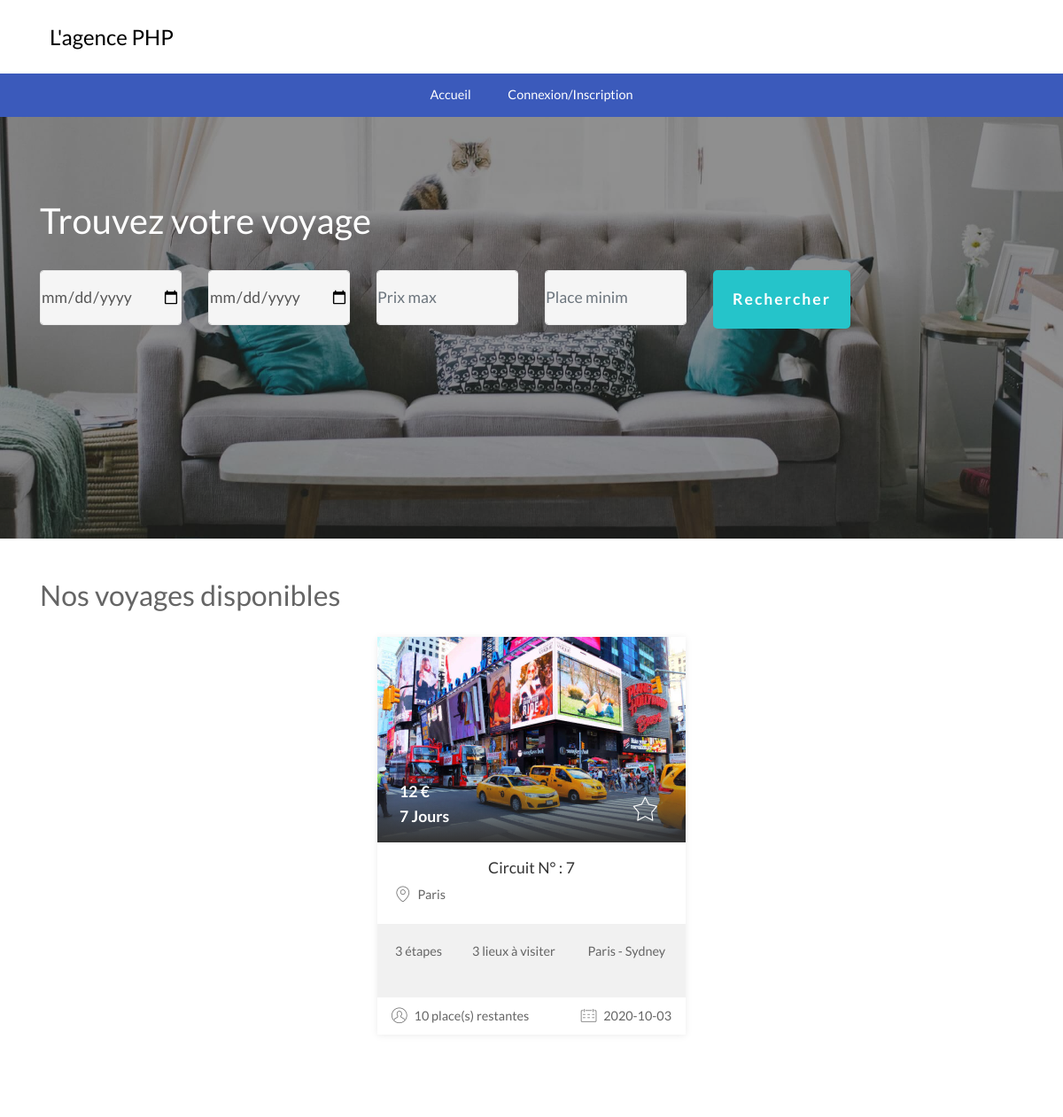
/, run on an earlier commit of the app's database.
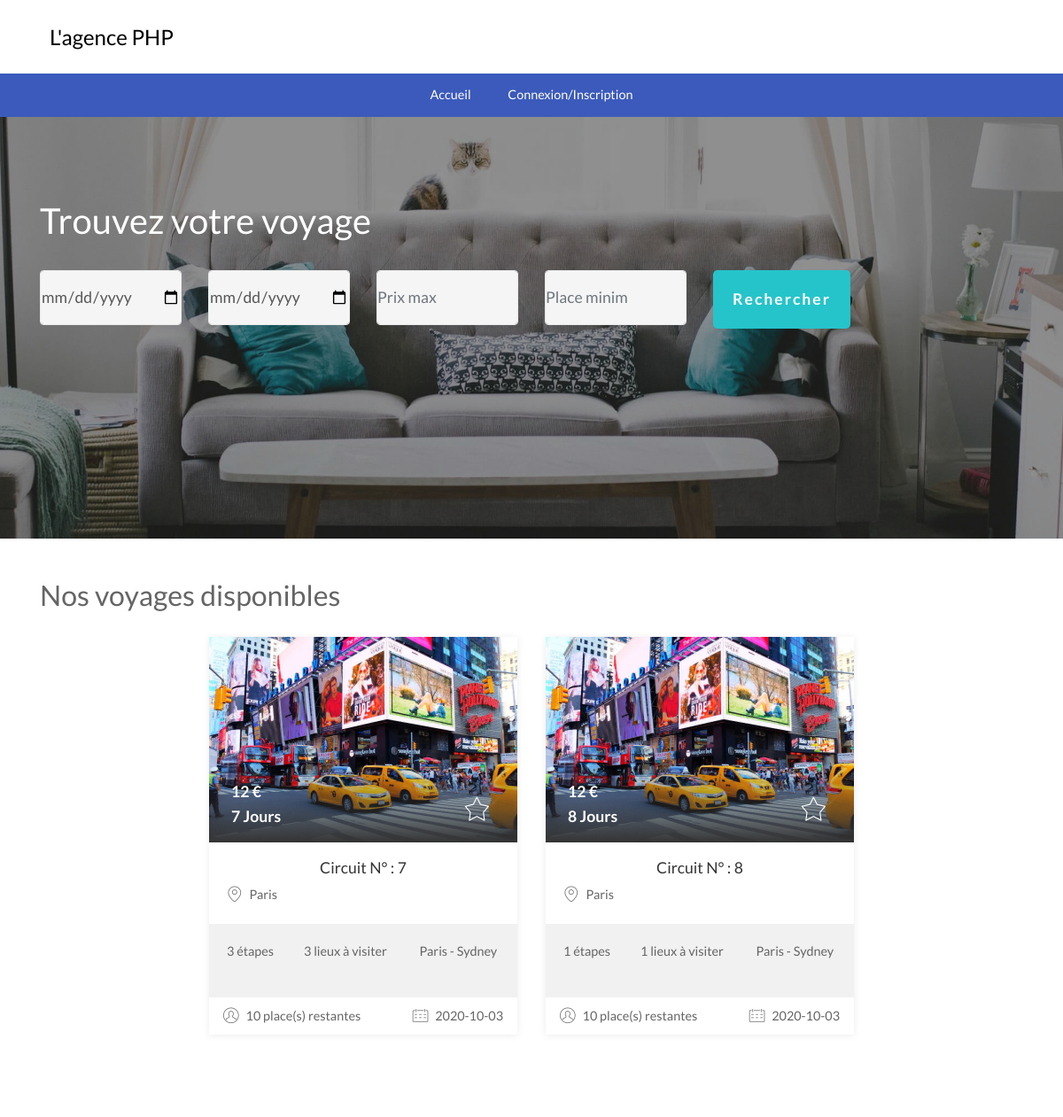
And on a later commit of the database.
### tables this page shows
CREATE TABLE IF NOT EXISTS `circuit` (
  `IdCircuit` int(11) NOT NULL AUTO_INCREMENT,
  `Descriptif` varchar(50) DEFAULT NULL,
  `VilleDepart` varchar(50) DEFAULT NULL,
  `PaysDepart` varchar(50) DEFAULT NULL,
  `VilleArrivee` varchar(50) DEFAULT NULL,
  `PaysArrivee` varchar(50) DEFAULT NULL,
  `DateDepart` date DEFAULT NULL,
  `NbrPlaceDispo` int(11) DEFAULT NULL,
  `Duree` time DEFAULT NULL,
  `PrixInscription` decimal(10,0) DEFAULT NULL,
  PRIMARY KEY (`IdCircuit`)
);

### class/circuit.class.php (called while the page is built, shortened)
<?php
Class Circuit{
    public $_idCircuit;
    public $_VilleDepart;
    public $_VilleArrivee;
    public $_DateDepart;
    public $_nbretape;
    public function __construct($tab){
      $this->_idCircuit = $tab["IdCircuit"];
      $this->_VilleDepart = $tab["VilleDepart"];
      $this->_VilleArrivee = $tab["VilleArrivee"];
      $this->_DateDepart = $tab["DateDepart"];
      $this->_nbretape = $tab["NbrEtape"];
    }
    public function getidcircuit(){
      return $this->_idCircuit;
    }
    public function getvilledepart(){
      return $this->_VilleDepart;
    }
    public function getvillearrivee(){
      return $this->_VilleArrivee;
    }
    public function getdatedepart(){
      return $this->_DateDepart;
    }
    public function getnbretape(){
      return $this->_nbretape;
    }
}
?>

### index.php (the view, shortened to what this page needs)
<!DOCTYPE html>
<?php
require 'class/circuit.class.php';
$bdd=databaseconnexion();
?>
<html>
<head>
  <link rel="stylesheet" href="assets/web/assets/mobirise-icons/mobirise-icons.css">
  <link rel="stylesheet" href="assets/tether/tether.min.css">
  <link rel="stylesheet" href="assets/bootstrap/css/bootstrap.min.css">
  <link rel="stylesheet" href="assets/bootstrap/css/bootstrap-grid.min.css">
  <link rel="stylesheet" href="assets/bootstrap/css/bootstrap-reboot.min.css">
  <link rel="stylesheet" href="assets/dropdown/css/style.css">
  <link rel="stylesheet" href="assets/formstyler/jquery.formstyler.css">
  <link rel="stylesheet" href="assets/formstyler/jquery.formstyler.theme.css">
  <link rel="stylesheet" href="assets/theme/css/style.css">
  <link rel="stylesheet" href="assets/recaptcha.css">
  <link rel="preload" as="style" href="assets/mobirise/css/mbr-additional.css"><link rel="stylesheet" href="assets/mobirise/css/mbr-additional.css" type="text/css">
</head>
<body>
  <section class="extMenu6 menu cid-rXy0Arh5ls" once="menu" id="extMenu3-0">
    <nav class="navbar navbar-dropdown align-items-center navbar-fixed-top navbar-toggleable-sm">
        <div class="menu-content-top">
            <div class="menu-logo">
                <div class="navbar-brand">
                    <span class="navbar-caption-wrap"><a href="index.html" class="brand-link mbr-black display-5"> L'agence PHP</a></span>
                </div>
            </div>
        </div>
        <div class="menu-bottom">
            <div class="collapse navbar-collapse" id="navbarSupportedContent">
                <ul class="navbar-nav nav-dropdown js-float-line" data-app-modern-menu="true">
                    <li class="nav-item">
                        <a class="nav-link link mbr-black text-white display-4" href="/index.php">Accueil</a>
                    </li>
                    <li class="nav-item">
                        <?php
                        if(isset($_SESSION['Mail'])){
                         ?>
                        <a class="nav-link link mbr-black text-white display-4" href="moncompte.php">Mes reservations</a>
                        <?php
                        } else {
                         ?>
                         <a class="nav-link link mbr-black text-white display-4" href="login.php">Connexion/Inscription</a>
                         <?php
                         }
                          ?>
                        </li>
                </ul>
            </div>
        </div>
    </nav>
</section>
<section class="header2 cid-rzN0ljTJsp" id="header2-3">
    <div class="mbr-overlay" style="opacity: 0.5; background-color: rgb(35, 35, 35);">
    </div>
    <div class="container">
        <h1 class="mbr-section-title mbr-normal align-left mbr-white pb-4 mbr-fonts-style display-1">Trouvez votre voyage</h1>
        <div class="row justify-content-center">
            <div class="media-container-column col-lg-12 col-md-10 col-sm-12 align-center" data-form-type="formoid">
                <form  method="POST" class="mbr-form form-with-styler" action="index.php">
                    <div class="dragArea row">
                        <div data-for="message" class="col-lg-2 col-md-4 form-group">
                            <input name="date1" type="date" name="message" placeholder="" data-form-field="Message" class="form-control input display-7" id="message-header2-3">
                        </div>
                        <div data-for="message" class="col-lg-2 col-md-4 form-group">
                            <input name="date2" type="date" name="message" placeholder="" data-form-field="Message" class="form-control input display-7" id="message-header2-3">
                        </div>
                        <div data-for="message" class="col-lg-2 col-md-4 form-group">
                            <input name="prix" type="text" name="message" placeholder="Prix max" data-form-field="Message" class="form-control input display-7" id="message-header2-3">
                        </div>
                        <div data-for="message" class="col-lg-2 col-md-4 form-group">
                            <input name="place" type="text" name="message" placeholder="Place minim" data-form-field="Message" class="form-control input display-7" id="message-header2-3">
                        </div>
                        <div name"filtrer" class="col-auto input-group-btn"><button name="filtrer" type="submit" class="btn btn-form btn-secondary display-7">Rechercher</button></div>
                    </div>
                </form>
            </div>
        </div>
    </div>
</section>
<section class="features4 cid-rzMXdfrRCn" id="features04-2">
    <div class="container">
        <center><h2 class="mbr-section-title pb-1 mbr-normal mbr-fonts-style align-left display-2">Nos voyages disponibles</h2><center/>
        <div class="row row-content justify-content-center">
          <?php
          if (isset($_POST['filtrer'])) {
            $sql = 'SELECT DateDepart, Duree FROM circuit';
            $req = mysqli_query($bdd, $sql);
              while($donnees = mysqli_fetch_array($req)){
                $jour=$donnees['DateDepart'];
                $DateArrive=date('Y-m-d', strtotime($jour. ' + '. $donnees['Duree'].' days'));
                $sql2 = 'SELECT c.IdCircuit, Descriptif, VilleDepart, PaysDepart, VilleArrivee, PaysArrivee, DateDepart, NbrPlaceDispo, c.Duree, PrixInscription, count(e.IdCircuit) as NbrEtape from circuit c, etape e where c.IdCircuit= e.IdCircuit AND c.PrixInscription<"'.$_POST['prix'].'" AND c.NbrPlaceDispo>"'.$_POST['place'].'" AND c.DateDepart BETWEEN "'.$_POST['date1'].'" and "'.$_POST['date2'].'" AND "'.$_POST['date2'].'">"'.$DateArrive.'"  GROUP BY c.IdCircuit;';
                $req2 = mysqli_query($bdd, $sql2);
            } } else {
          $sql2 = 'SELECT c.IdCircuit, Descriptif, VilleDepart, PaysDepart, VilleArrivee, PaysArrivee, DateDepart, NbrPlaceDispo, c.Duree, PrixInscription, count(e.IdCircuit) as NbrEtape from circuit c, etape e where c.IdCircuit= e.IdCircuit GROUP BY c.IdCircuit;';
          $req2 = mysqli_query($bdd, $sql2); }
          if (!empty($req2)) {
            while($donnees = mysqli_fetch_array($req2)){
              $circuit = new Circuit($donnees);
          ?>
            <div class="card p-3 col-12 col-md-6 col-lg-4">
                <div class="card-wrapper">
                  <a href="circuit.php?idcircuit=<?= $circuit->getidcircuit()?>">
                    <div class="card-img">
                        <img src="assets/images/guestblogger-newyorknl-north-america-usa-newyork-times-square-yellow-cab-medium-696x464.jpg" title="" alt="">
                        <div class="card-box">
                            <h4 class="card-title mbr-fonts-style mbr-white mbr-bold display-7">12 €&nbsp; &nbsp; &nbsp; &nbsp; &nbsp; &nbsp; &nbsp; &nbsp; &nbsp; &nbsp; &nbsp; &nbsp;
                                &nbsp; &nbsp;
                                <br><?= $circuit->getidcircuit()?> Jours</h4>
                            <div class="mbr-iconfont mbr-iconfont-social icobig mbri-star" media-simple="true"></div>
                        </div>
                    </div>
                    <a/>
                    <div class="text-box">
                        <h4 class="card-title2 mbr-fonts-style mbr-normal display-7"><?='Circuit N° : '. $circuit->getidcircuit() ?></h4>
                        <div class="ico-box">
                            <span class="pr-2 mbr-iconfont mbr-iconfont-social ico2 mbri-pin"></span>
                            <p class="mbr-text mbr-fonts-style phone mbr-normal display-4"><?= $circuit->getvilledepart() ?></p>
                        </div>
                    </div>
                    <div class="p-box">
                        <p class="mbr-text mbr-fonts-style mbr-normal card-text display-4"><?= $circuit->getnbretape() ?> étapes<br>
                        </p>
                        <p class="mbr-text mbr-fonts-style mbr-normal card-text display-4"><?= $circuit->getnbretape() ?> lieux à visiter&nbsp;<br>&nbsp;
                            <br>
                        </p>
                        <p class="mbr-text mbr-fonts-style mbr-normal card-text display-4"><?=$circuit->getvilledepart() ?> - <?=$circuit->getvillearrivee() ?>&nbsp;<br>
                            <br>
                        </p>
                    </div>
                    <div class="ico-wrap">
                        <div class="ico-box">
                            <span class="px-2 mbr-iconfont mbr-iconfont-social ico2 mbri-user"></span>
                            <p class="mbr-text mbr-fonts-style phone mbr-normal display-4">10 place(s) restantes</p>
                        </div>
                        <div class="ico-box">
                            <span class="px-2 mbr-iconfont mbr-iconfont-social ico2 mbri-calendar"></span>
                            <p class="mbr-text pr-2 mbr-fonts-style phone mbr-normal display-4"><?= $circuit->getdatedepart() ?></p>
                        </div>
                    </div>
                </div>
            </div>
            <?php
            }
          }
            ?>
        </div>
    </div>
</section>
</body>
</html>

### assets/dropdown/css/style.css (style rules this page uses)
.navbar-dropdown { left: 0; padding: 0; position: absolute; right: 0; top: 0; transition: all 0.45s ease; z-index: 1030; background: #282828; }
.navbar-dropdown.navbar-fixed-top { position: fixed; }
.navbar-dropdown .navbar-brand span { vertical-align: -4px; }
.nav-dropdown { font-size: 0.75rem; font-weight: 500; height: auto !important; }
.nav-dropdown .link { margin: .667em 1.667em; font-weight: 500; padding: 0; transition: color .2s ease-in-out; }
.nav-dropdown .link::after, .nav-dropdown .dropdown-item::after { color: inherit; }

### assets/theme/css/style.css (style rules this page uses)
section { background-color: #eeeeee; }
section, .container, .container-fluid { position: relative; word-wrap: break-word; }
a { font-style: normal; font-weight: 400; cursor: pointer; }
a, a:hover { text-decoration: none; }
body { color: #232323; }
h1, h2, h3, h4, h5, h6, .h1, .h2, .h3, .h4, .h5, .h6, .display-1, .display-2, .display-3, .display-4 { line-height: 1; word-break: break-word; word-wrap: break-word; }
body { position: relative; }
section { background-position: 50% 50%; background-repeat: no-repeat; background-size: cover; }
.mbr-white { color: #ffffff; }
.mbr-black { color: #000000; }
.align-left { text-align: left; }
.align-center { text-align: center; }
.mbr-normal, .mbr-regular { font-weight: 400; }
.mbr-bold { font-weight: 700; }
.media-container-column { display: flex; flex-direction: column; flex-wrap: wrap; justify-content: center; align-content: center; align-items: stretch; }
.media-container-column > * { width: 100%; }
.card { background-color: transparent; border: none; }
.card-img { text-align: center; flex-shrink: 0; }
.mbr-figure img, .card-img img { width: 100%; }
.btn { border-radius: 0; font-weight: 600; border-width: 2px; font-style: normal; letter-spacing: 2px; margin: .4rem .8rem; white-space: normal; transition: all .3s ease-in-out; display: inline-flex; align-items: center; justify-content: center; word-break: break-word; }
.btn-form { margin: 0; border-radius: 0; }
[type="submit"] { -webkit-appearance: none; }
.menu .navbar-brand { display: -webkit-flex; }
.menu .navbar-brand span { display: flex; }
.menu .navbar-brand .navbar-caption-wrap { display: -webkit-flex; }
@media (min-width: 992px) { .menu .navbar-nav.nav-dropdown { display: -webkit-flex; } }
@media (min-width: 992px) { .menu .navbar-toggleable-sm .navbar-collapse { display: -webkit-flex !important; } }
.navbar { display: -webkit-flex; -webkit-flex-wrap: wrap; -webkit-align-items: center; -webkit-justify-content: space-between; }
.navbar-collapse { -webkit-flex-basis: 100%; -webkit-flex-grow: 1; -webkit-align-items: center; }
.nav-dropdown .link { padding: .667em 1.667em !important; margin: 0 !important; }
.row { display: -webkit-flex; -webkit-flex-wrap: wrap; }
.justify-content-center { -webkit-justify-content: center; }
.card-wrapper { flex: 1; -webkit-flex: 1; }
body { font-style: normal; line-height: 1.5; }
.mbr-section-title { font-style: normal; line-height: 1.2; }
.mbr-text { font-style: normal; line-height: 1.8; }
.form-control { background-color: #f5f5f5; box-shadow: none; color: #565656; line-height: 1.43; min-height: 3.5em; padding: 1.07em .5em; }
.form-control, .form-control:focus { border: 1px solid #e8e8e8; }
.mbr-overlay { background-color: #000; bottom: 0; left: 0; opacity: .5; position: absolute; right: 0; top: 0; z-index: 0; }
ul, ol, pre, blockquote { margin-bottom: 2.3125rem; }
html, body { height: auto; min-height: 100vh; }

What changed in the data, as far as the page shows it:
now on this page (row edited): circuit: IdCircuit "8", VilleDepart "Paris", nbretape "1", VilleArrivee "Sydney", DateDepart "2020-10-03"
